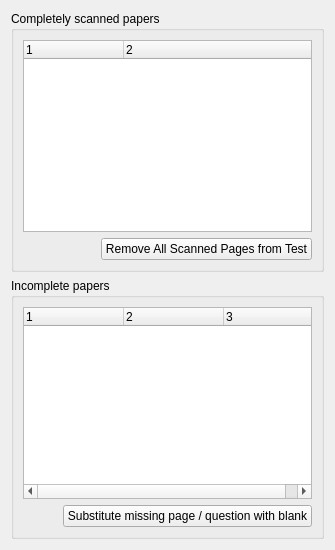
         <widget class="QWidget" name="scanTab">
          <property name="enabled">
           <bool>true</bool>
          </property>
          <attribute name="title">
           <string>&amp;Scan Status</string>
          </attribute>
          <layout class="QVBoxLayout" name="verticalLayout_2">
           <item>
            <widget class="QGroupBox" name="groupBox">
             <property name="title">
              <string>Completely scanned papers</string>
             </property>
             <layout class="QVBoxLayout" name="verticalLayout_3">
              <item>
               <widget class="QTreeWidget" name="scanTW">
                <property name="editTriggers">
                 <set>QAbstractItemView::NoEditTriggers</set>
                </property>
                <property name="alternatingRowColors">
                 <bool>true</bool>
                </property>
                <property name="columnCount">
                 <number>2</number>
                </property>
                <column>
                 <property name="text">
                  <string notr="true">1</string>
                 </property>
                </column>
                <column>
                 <property name="text">
                  <string notr="true">2</string>
                 </property>
                </column>
               </widget>
              </item>
              <item>
               <layout class="QHBoxLayout" name="horizontalLayout_2">
                <item>
                 <spacer name="horizontalSpacer_2">
                  <property name="orientation">
                   <enum>Qt::Horizontal</enum>
                  </property>
                  <property name="sizeHint" stdset="0">
                   <size>
                    <width>40</width>
                    <height>20</height>
                   </size>
                  </property>
                 </spacer>
                </item>
                <item>
                 <widget class="QPushButton" name="removePagesB">
                  <property name="text">
                   <string>Remove All Scanned Pages from Test</string>
                  </property>
                 </widget>
                </item>
               </layout>
              </item>
             </layout>
            </widget>
           </item>
           <item>
            <widget class="QGroupBox" name="groupBox_3">
             <property name="title">
              <string>Incomplete papers</string>
             </property>
             <layout class="QVBoxLayout" name="verticalLayout_4">
              <item>
               <widget class="QTreeWidget" name="incompTW">
                <property name="editTriggers">
                 <set>QAbstractItemView::NoEditTriggers</set>
                </property>
                <property name="alternatingRowColors">
                 <bool>true</bool>
                </property>
                <property name="columnCount">
                 <number>3</number>
                </property>
                <column>
                 <property name="text">
                  <string notr="true">1</string>
                 </property>
                </column>
                <column>
                 <property name="text">
                  <string notr="true">2</string>
                 </property>
                </column>
                <column>
                 <property name="text">
                  <string notr="true">3</string>
                 </property>
                </column>
               </widget>
              </item>
              <item>
               <layout class="QHBoxLayout" name="horizontalLayout_3">
                <item>
                 <spacer name="horizontalSpacer_3">
                  <property name="orientation">
                   <enum>Qt::Horizontal</enum>
                  </property>
                  <property name="sizeHint" stdset="0">
                   <size>
                    <width>40</width>
                    <height>20</height>
                   </size>
                  </property>
                 </spacer>
                </item>
                <item>
                 <widget class="QPushButton" name="subsPageB">
                  <property name="text">
                   <string>Substitute missing page / question with blank</string>
                  </property>
                 </widget>
                </item>
               </layout>
              </item>
             </layout>
            </widget>
           </item>
          </layout>
         </widget>
